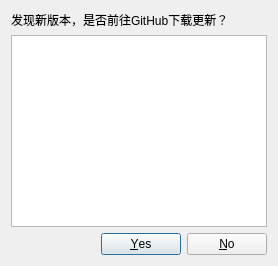
<?xml version="1.0" encoding="UTF-8"?>
<ui version="4.0">
 <class>UpdateDialog</class>
 <widget class="QDialog" name="UpdateDialog">
  <property name="windowTitle">
   <string>发现新版本</string>
  </property>
  <property name="windowIcon">
   <iconset resource="../res/resource.qrc">
    <normaloff>:/LDDC/img/icon/logo.png</normaloff>:/LDDC/img/icon/logo.png</iconset>
  </property>
  <layout class="QVBoxLayout" name="verticalLayout">
   <item>
    <widget class="QLabel" name="label">
     <property name="text">
      <string>发现新版本，是否前往GitHub下载更新？</string>
     </property>
    </widget>
   </item>
   <item>
    <widget class="QTextBrowser" name="textBrowser">
     <property name="markdown">
      <string/>
     </property>
     <property name="openExternalLinks">
      <bool>true</bool>
     </property>
    </widget>
   </item>
   <item>
    <widget class="QDialogButtonBox" name="buttonBox">
     <property name="orientation">
      <enum>Qt::Orientation::Horizontal</enum>
     </property>
     <property name="standardButtons">
      <set>QDialogButtonBox::StandardButton::No|QDialogButtonBox::StandardButton::Yes</set>
     </property>
    </widget>
   </item>
  </layout>
 </widget>
 <resources>
  <include location="../res/resource.qrc"/>
 </resources>
 <connections>
  <connection>
   <sender>buttonBox</sender>
   <signal>accepted()</signal>
   <receiver>UpdateDialog</receiver>
   <slot>accept()</slot>
   <hints>
    <hint type="sourcelabel">
     <x>248</x>
     <y>254</y>
    </hint>
    <hint type="destinationlabel">
     <x>157</x>
     <y>274</y>
    </hint>
   </hints>
  </connection>
  <connection>
   <sender>buttonBox</sender>
   <signal>rejected()</signal>
   <receiver>UpdateDialog</receiver>
   <slot>reject()</slot>
   <hints>
    <hint type="sourcelabel">
     <x>316</x>
     <y>260</y>
    </hint>
    <hint type="destinationlabel">
     <x>286</x>
     <y>274</y>
    </hint>
   </hints>
  </connection>
 </connections>
</ui>
